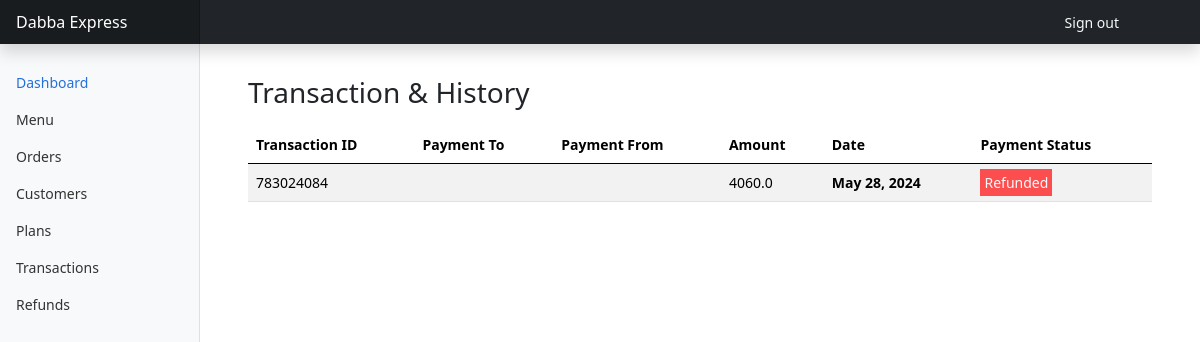
Page /vendor/vendor_transaction/ on the committed database.
### users/models.py (models this page shows, shortened)
class Transaction(models.Model):
    name = CharField(_("Customer Name"), max_length=254, blank=False, null=False)
    amount = models.FloatField(_("Amount"), null=False, blank=False)
    status = models.CharField(
        _("Payment Status"),
        default=PaymentStatus.PENDING,
        choices=PaymentStatus.choices,
        max_length=254,
        blank=False,
        null=False,
    )
    payment_id = UniqueIDField(primary_key=True)
    date = models.DateTimeField(auto_now_add=True)
    payment_to = models.ForeignKey(Messowner,
                                   related_name="payment_to", blank=True,
                                   on_delete=models.CASCADE, null=True)
    payment_from = models.ForeignKey(User,
                                     related_name="payment_from", blank=True,
                                     on_delete=models.CASCADE,
                                     null=True
                                    )
    refund_from = models.ForeignKey(Messowner,
                        related_name="refund_from", blank=True,
                        on_delete=models.CASCADE,
                        null=True)
    refund_to = models.ForeignKey(User,
                        related_name="refund_to", blank=True,
                        on_delete=models.CASCADE,
                        null=True)

### mess_owner/views.py (the view)
# urls.py: path('transaction/', views.get_transaction, name="customer_transaction"),
def get_transaction(request):
    mess = Messowner.objects.filter(vendor=request.user).first()
    transaction = Transaction.objects.filter(payment_to = mess).order_by('-date')
    context = {
        'transaction':transaction,
    }
    return render(request, 'mess_transaction.html', context)

### mess_owner/templates/mess_transaction.html
{% extends 'main_home.html' %}
{% load static %}
{% block content%}
<div class="container my-4">
    <h3 class="p-2 px-4 mt-2">Transaction & History</h3>
    <div class="table-responsive mt-2 mb-4 px-4">
        <table class="table table-striped table-md">
          <thead>
            <tr>
              <th scope="col">Transaction ID</th>
              <th scope="col">Payment To</th>
              <th scope="col">Payment From</th>
              <th scope="col">Amount</th>
              <th scope="col">Date</th>
              <th scope="col">Payment Status</th>
            </tr>
          </thead>
          <tbody>
              {% for order in transaction %}
              <tr class="customer">
                    <td>{{order.payment_id}}</td>
                    <td><strong>{{order.payment_to.mess_name|title}}</strong></td>
                    <td class="text-primary">{{order.payment_from.full_name}}</td>
                    <td>{{order.amount}}</td>
                    <td><span style="font-weight:600">{{order.date|date}}</span></td>
                    <td>
                        <span class="text-light p-1" {% if order.status == "FAILED" %}
                        style="background:#b4c913; font-weight: 600;"
                        {% elif order.status == "SUCCESS" %} style="background:rgb(10, 194, 10);"
                        {% else %} style="background:#ff1b1bc2;" {% endif %}>
                        {{order.get_status_display}}</span>
                    </td>
              </tr>
              {% endfor %}
          </tbody>
        </table>
      </div>
</div>
{% endblock %}

### static/css/dashboard.css (style rules this page uses)
body { font-size: .875rem; }

### rows in the picture
Transaction: payment_id "783024084", amount "4060.0", date "May 28, 2024", status "Refunded"
